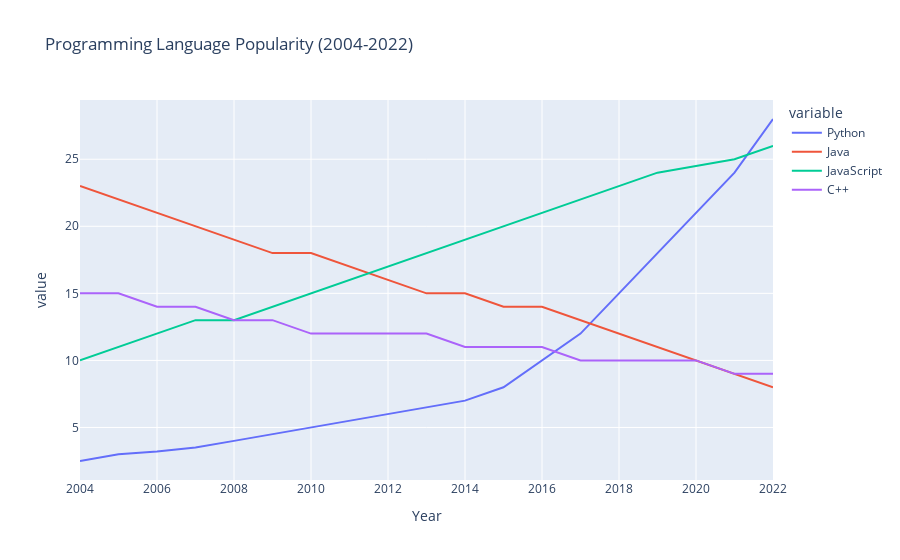

The code cell stored with this chart in its notebook:
### Code cell
# Install libraries if needed
# !pip install pandas numpy matplotlib seaborn plotly prophet

import pandas as pd
import matplotlib.pyplot as plt
import seaborn as sns
import plotly.express as px
from prophet import Prophet

# Load data
data = pd.read_csv('language_trends.csv')
print("Dataset Preview:\n", data.head())

# Plot trends
fig = px.line(data, x='Year', y=['Python', 'Java', 'JavaScript', 'C++'],
              title="Programming Language Popularity (2004-2022)")
fig.show()

# Prepare data for forecasting
df_python = data[['Year', 'Python']].rename(columns={'Year': 'ds', 'Python': 'y'})
df_python['ds'] = pd.to_datetime(df_python['ds'], format='%Y')

# Prophet Model
model = Prophet()
model.fit(df_python)
future = model.make_future_dataframe(periods=36, freq='M')
forecast = model.predict(future)

# Forecast plot
model.plot(forecast)
plt.title("Python Popularity Forecast (2022-2025)")
plt.show()

# Correlation Heatmap
sns.heatmap(data[['Python', 'Java', 'JavaScript', 'C++']].corr(), annot=True, cmap="coolwarm")
plt.title("Correlation between Languages")
plt.show()

### Figure 1 — Plotly figure (JSON) as saved in the notebook; plotly's stock layout.template omitted (floating-point values rounded to 4 significant figures)
{"data": [{"hovertemplate": "variable=Python<br>Year=%{x}<br>value=%{y}<extra></extra>", "legendgroup": "Python", "line": {"color": "#636efa", "dash": "solid"}, "marker": {"symbol": "circle"}, "mode": "lines", "name": "Python", "orientation": "v", "showlegend": true, "type": "scatter", "x": [2004, 2005, 2006, 2007, 2008, 2009, 2010, 2011, 2012, 2013, 2014, 2015, 2016, 2017, 2018, 2019, 2020, 2021, 2022], "xaxis": "x", "y": [2.5, 3.0, 3.2, 3.5, 4.0, 4.5, 5.0, 5.5, 6.0, 6.5, 7.0, 8.0, 10.0, 12.0, 15.0, 18.0, 21.0, 24.0, 28.0], "yaxis": "y"}, {"hovertemplate": "variable=Java<br>Year=%{x}<br>value=%{y}<extra></extra>", "legendgroup": "Java", "line": {"color": "#EF553B", "dash": "solid"}, "marker": {"symbol": "circle"}, "mode": "lines", "name": "Java", "orientation": "v", "showlegend": true, "type": "scatter", "x": [2004, 2005, 2006, 2007, 2008, 2009, 2010, 2011, 2012, 2013, 2014, 2015, 2016, 2017, 2018, 2019, 2020, 2021, 2022], "xaxis": "x", "y": [23.0, 22.0, 21.0, 20.0, 19.0, 18.0, 18.0, 17.0, 16.0, 15.0, 15.0, 14.0, 14.0, 13.0, 12.0, 11.0, 10.0, 9.0, 8.0], "yaxis": "y"}, {"hovertemplate": "variable=JavaScript<br>Year=%{x}<br>value=%{y}<extra></extra>", "legendgroup": "JavaScript", "line": {"color": "#00cc96", "dash": "solid"}, "marker": {"symbol": "circle"}, "mode": "lines", "name": "JavaScript", "orientation": "v", "showlegend": true, "type": "scatter", "x": [2004, 2005, 2006, 2007, 2008, 2009, 2010, 2011, 2012, 2013, 2014, 2015, 2016, 2017, 2018, 2019, 2020, 2021, 2022], "xaxis": "x", "y": [10.0, 11.0, 12.0, 13.0, 13.0, 14.0, 15.0, 16.0, 17.0, 18.0, 19.0, 20.0, 21.0, 22.0, 23.0, 24.0, 24.5, 25.0, 26.0], "yaxis": "y"}, {"hovertemplate": "variable=C++<br>Year=%{x}<br>value=%{y}<extra></extra>", "legendgroup": "C++", "line": {"color": "#ab63fa", "dash": "solid"}, "marker": {"symbol": "circle"}, "mode": "lines", "name": "C++", "orientation": "v", "showlegend": true, "type": "scatter", "x": [2004, 2005, 2006, 2007, 2008, 2009, 2010, 2011, 2012, 2013, 2014, 2015, 2016, 2017, 2018, 2019, 2020, 2021, 2022], "xaxis": "x", "y": [15.0, 15.0, 14.0, 14.0, 13.0, 13.0, 12.0, 12.0, 12.0, 12.0, 11.0, 11.0, 11.0, 10.0, 10.0, 10.0, 10.0, 9.0, 9.0], "yaxis": "y"}], "layout": {"legend": {"title": {"text": "variable"}, "tracegroupgap": 0}, "title": {"text": "Programming Language Popularity (2004-2022)"}, "xaxis": {"anchor": "y", "domain": [0, 1], "title": {"text": "Year"}}, "yaxis": {"anchor": "x", "domain": [0, 1], "title": {"text": "value"}}}}
